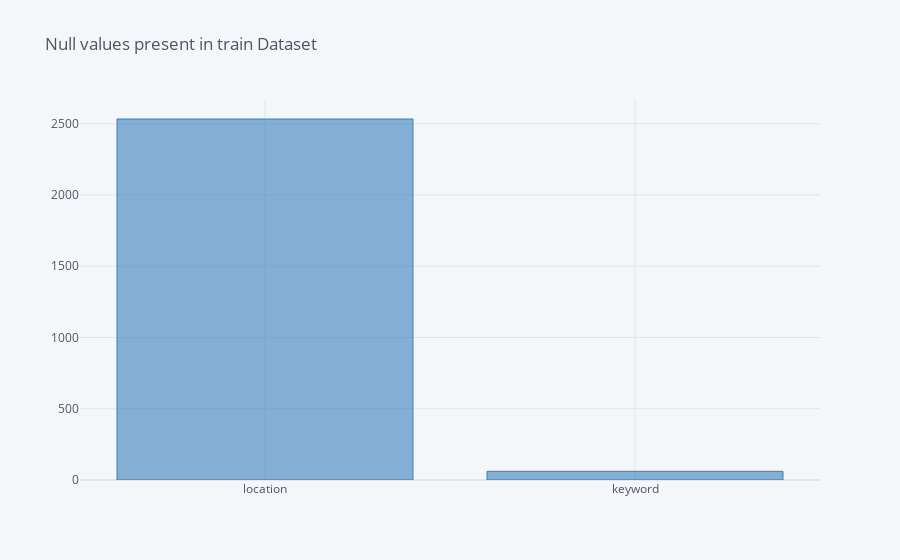

The notebook cell this image was saved under:
### Markdown cell above
### Data Visualization

In the first visualization, we would be visualizing the count null values present in the train dataset.

### Code cell
missing = train_df.isnull().sum()
missing[missing>0].sort_values(ascending=False).iplot(kind='bar',
                                                      title='Null values present in train Dataset',
                                                      color=['blue'])

### Figure 1 — Plotly figure (JSON) as saved in the notebook; plotly's stock layout.template omitted (floating-point values rounded to 4 significant figures)
{"data": [{"marker": {"color": "rgba(55, 128, 191, 0.6)", "line": {"color": "rgba(55, 128, 191, 1.0)", "width": 1}}, "name": "None", "orientation": "v", "text": "", "type": "bar", "x": ["location", "keyword"], "y": [2533, 61]}], "layout": {"legend": {"bgcolor": "#F5F6F9", "font": {"color": "#4D5663"}}, "paper_bgcolor": "#F5F6F9", "plot_bgcolor": "#F5F6F9", "title": {"font": {"color": "#4D5663"}, "text": "Null values present in train Dataset"}, "xaxis": {"gridcolor": "#E1E5ED", "showgrid": true, "tickfont": {"color": "#4D5663"}, "title": {"font": {"color": "#4D5663"}, "text": ""}, "zerolinecolor": "#E1E5ED"}, "yaxis": {"gridcolor": "#E1E5ED", "showgrid": true, "tickfont": {"color": "#4D5663"}, "title": {"font": {"color": "#4D5663"}, "text": ""}, "zerolinecolor": "#E1E5ED"}}}
